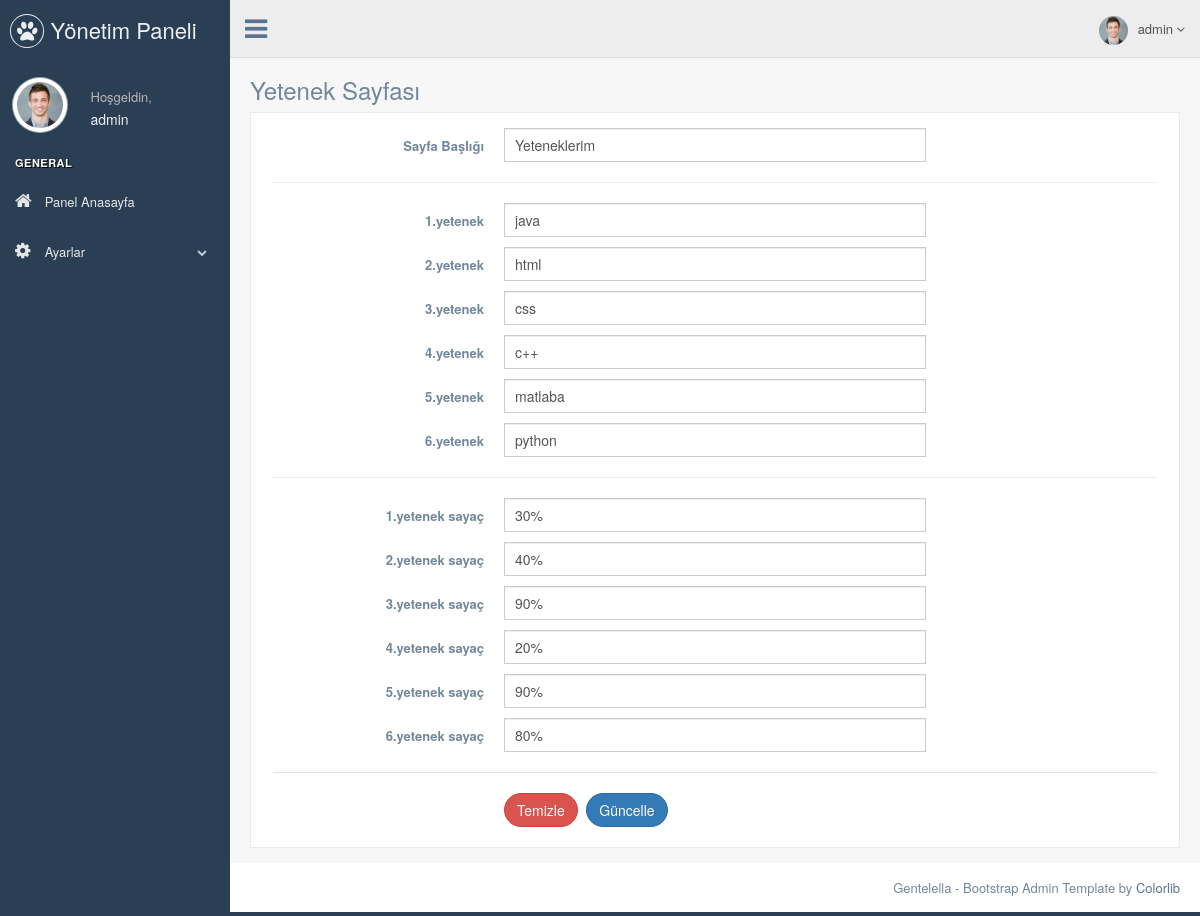
Before: /htm/nedmin/skill.php (signed in) with the older database file.
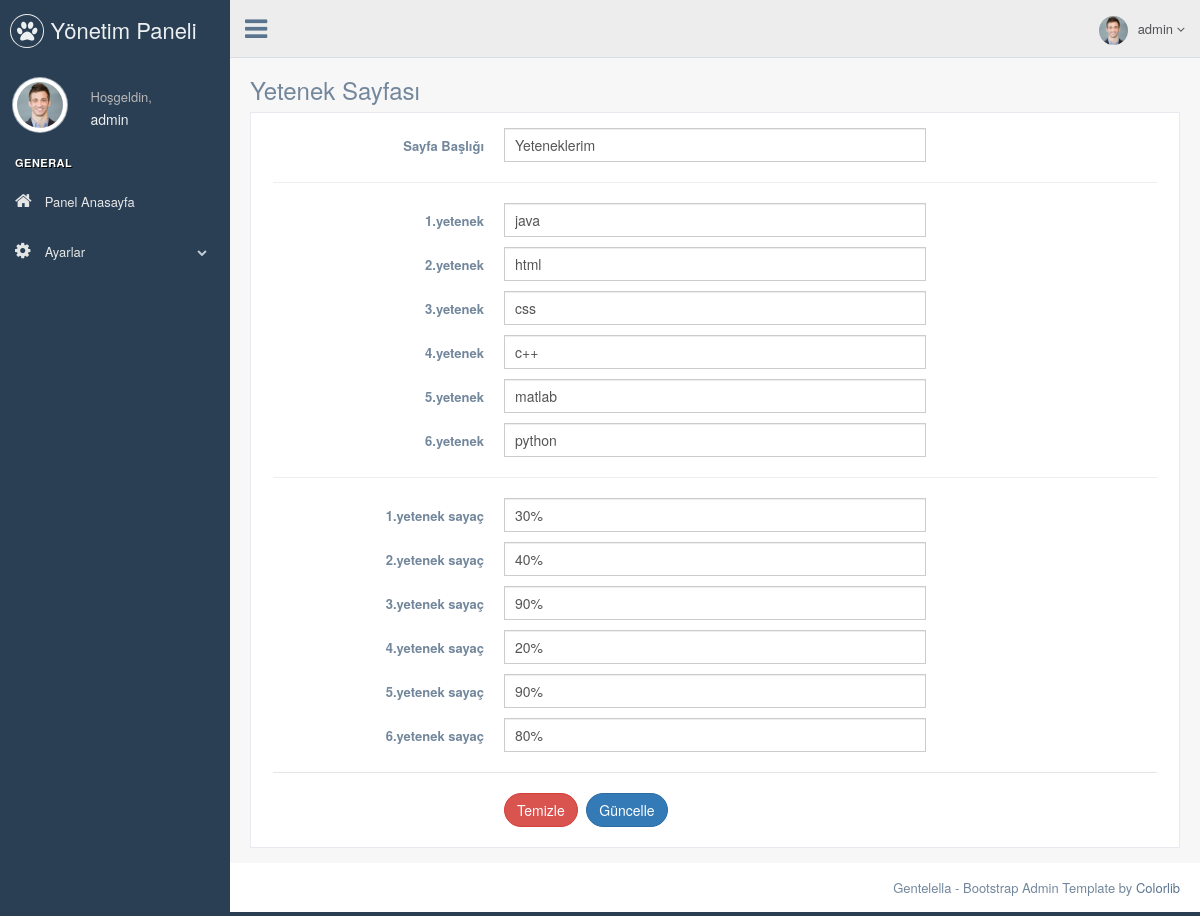
After: the same page with the newer database file.
### tables this page shows
CREATE TABLE `skills` (
  `skill_id` int(11) NOT NULL,
  `title` varchar(50) NOT NULL,
  `first_skill` varchar(50) NOT NULL,
  `second_skill` varchar(50) NOT NULL,
  `third_skill` varchar(50) NOT NULL,
  `forth_skill` varchar(50) NOT NULL,
  `fifth_skill` varchar(50) NOT NULL,
  `sixth_skill` varchar(50) NOT NULL,
  `first_counter` varchar(10) NOT NULL,
  `second_counter` varchar(10) NOT NULL,
  `third_counter` varchar(10) NOT NULL,
  `forth_counter` varchar(10) NOT NULL,
  `fifth_counter` varchar(10) NOT NULL,
  `sixth_counter` varchar(10) NOT NULL
);

### htm/nedmin/skill.php (the view, shortened to what the changed rows need)
<?php
include 'header.php';
$fetch_skill = $db->prepare("SELECT * FROM skills WHERE skill_id=1");
$fetch_skill->execute();
$fetch = $fetch_skill->fetch(PDO::FETCH_ASSOC);
?>
<div class="right_col" role="main">
          <div class="">
            <div class="row">
              <div class="col-md-12 col-sm-12 col-xs-12">
                <div class="x_panel">
                  <div class="x_content">
                    <form class="form-horizontal form-label-left" action="process.php" method="POST">
                      <div class="item form-group">
                        <div class="col-md-6 col-sm-6 col-xs-12">
                            <input class="form-control col-md-7 col-xs-12" value="<?php echo $fetch['title']; ?>" name="title"  required="required" type="text">
                        </div>
                      </div>
                      <div class="item form-group">
                        <div class="col-md-6 col-sm-6 col-xs-12">
                        <input type="text"  name="first_skill" value="<?php echo $fetch['first_skill']; ?>" required="required" class="form-control col-md-7 col-xs-12">
                        </div>
                      </div>
                      <div class="item form-group">
                        <div class="col-md-6 col-sm-6 col-xs-12">
                          <input type="text"  name="second_skill" value="<?php echo $fetch['second_skill']; ?>"  required="required" class="form-control col-md-7 col-xs-12">
                        </div>
                      </div>
                      <div class="item form-group">
                        <div class="col-md-6 col-sm-6 col-xs-12">
                          <input type="text"  name="third_skill" value="<?php echo $fetch['third_skill']; ?>"  required="required" class="form-control col-md-7 col-xs-12">
                        </div>
                      </div>
                      <div class="item form-group">
                        <div class="col-md-6 col-sm-6 col-xs-12">
                          <input type="text"  name="forth_skill" value="<?php echo $fetch['forth_skill']; ?>"  required="required" class="form-control col-md-7 col-xs-12">
                        </div>
                      </div>
                      <div class="item form-group">
                        <div class="col-md-6 col-sm-6 col-xs-12">
                          <input type="text"  name="fifth_skill" value="<?php echo $fetch['fifth_skill']; ?>"  required="required" class="form-control col-md-7 col-xs-12">
                        </div>
                      </div>
                      <div class="item form-group">
                        <div class="col-md-6 col-sm-6 col-xs-12">
                          <input type="text"  name="sixth_skill" value="<?php echo $fetch['sixth_skill']; ?>"  required="required" class="form-control col-md-7 col-xs-12">
                        </div>
                      </div>
                      <div class="item form-group">
                        <div class="col-md-6 col-sm-6 col-xs-12">
                        <input type="text"  name="first_counter" value="<?php echo $fetch['first_counter']; ?>"  required="required" class="form-control col-md-7 col-xs-12">
                        </div>
                      </div>
                      <div class="item form-group">
                        <div class="col-md-6 col-sm-6 col-xs-12">
                          <input type="text"  name="second_counter" value="<?php echo $fetch['second_counter']; ?>"  required="required" class="form-control col-md-7 col-xs-12">
                        </div>
                      </div>
                      <div class="item form-group">
                        <div class="col-md-6 col-sm-6 col-xs-12">
                          <input type="text"  name="third_counter" value="<?php echo $fetch['third_counter']; ?>"  required="required" class="form-control col-md-7 col-xs-12">
                        </div>
                      </div>
                      <div class="item form-group">
                        <div class="col-md-6 col-sm-6 col-xs-12">
                          <input type="text"  name="forth_counter" value="<?php echo $fetch['forth_counter']; ?>"  required="required" class="form-control col-md-7 col-xs-12">
                        </div>
                      </div>
                      <div class="item form-group">
                        <div class="col-md-6 col-sm-6 col-xs-12">
                          <input type="text"  name="fifth_counter" value="<?php echo $fetch['fifth_counter']; ?>"  required="required" class="form-control col-md-7 col-xs-12">
                        </div>
                      </div>
                      <div class="item form-group">
                        <div class="col-md-6 col-sm-6 col-xs-12">
                          <input type="text"  name="sixth_counter" value="<?php echo $fetch['sixth_counter']; ?>"  required="required" class="form-control col-md-7 col-xs-12">
                        </div>
                      </div>
                    </form>
                  </div>
                </div>
              </div>
            </div>
          </div>
        </div>
<?php
include 'footer.php';
?>

Changed rows visible on the page:
changed skills "Yeteneklerim": fifth_skill "matlaba" → "matlab"
